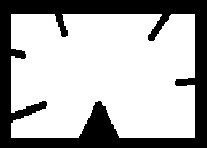
#> input picture 03-Binary Image Processing/images/approx.jpg, 207 x 148 px
$ jupyter execute 12-ApproxPolyDP.ipynb
#> lines starting #> are read from the running program, lines starting #| are printed output that depends on the picture; after the words box and inside, x2 and y2 are one past the last pixel; in counts of white or black regions, pixels touching at a corner belong together
## 1- Importing Libraries

[cell 1]
import cv2
import numpy as np
import matplotlib.pyplot as plt

## 2- Contour Perimeter
`perimeter = cv2.arcLength(cnt,True)`

[cell 2]
image = cv2.imread('images/approx.jpg')
#> image is the input picture: shape (148, 207, 3); min 0, max 255, mean 175.3
gray = cv2.cvtColor(image, cv2.COLOR_BGR2GRAY)

ret,thresh = cv2.threshold(gray,127,255,0)
#> thresh: shape (148, 207); 68.7% white; 1 black region
contours,hierarchy = cv2.findContours(thresh, 1, 2)
#> contours = 1 contour; box (x1, y1, x2, y2) and area: (11, 14, 195, 138) 20612

#1st contour
cnt = contours[0]
#> cnt = contour of 210 points, box (x1, y1, x2, y2) (11, 14, 195, 138), area 20612
perimeter = cv2.arcLength(cnt,True)
#> perimeter = 938.5

first_output = image.copy()
epsilon = 0.1*cv2.arcLength(cnt,True)
#> epsilon = 93.85
approx = cv2.approxPolyDP(cnt,epsilon,True)
#> approx = [[11, 14], [11, 137], [194, 137], [194, 14]]
cv2.drawContours(first_output, [approx], 0, (0,255,0), 2)
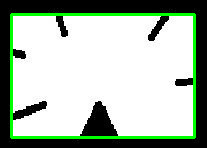
#> first_output: shape (148, 207, 3); 5.98% of pixels changed, all inside (x1, y1, x2, y2) = (10, 13, 196, 139)

second_output = image.copy()
epsilon = 0.01*cv2.arcLength(cnt,True)
#> epsilon = 9.38
approx = cv2.approxPolyDP(cnt,epsilon,True)
#> approx = contour of 22 points, box (x1, y1, x2, y2) (11, 14, 195, 138), area 21204
cv2.drawContours(second_output, [approx], 0, (0,255,0), 2)
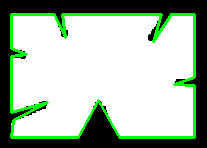
#> second_output: shape (148, 207, 3); 8.01% of pixels changed, all inside (x1, y1, x2, y2) = (10, 13, 196, 139)


plt.figure(figsize=[14,8])

plt.subplot(131);plt.imshow(image[...,::-1]);plt.title("Original")
plt.subplot(132);plt.imshow(first_output[...,::-1]);plt.title("epsilon = 1%")
plt.subplot(133);plt.imshow(second_output[...,::-1]);plt.title("epsilon = 10%")
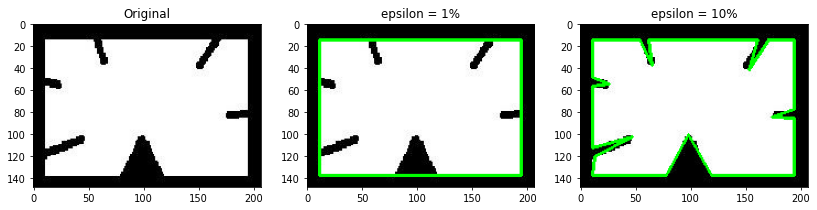
#> figure drawn by matplotlib, 3 panels

## 3- Detectiong Shapes

[cell 3]
image = cv2.imread('images/shapes2.png')
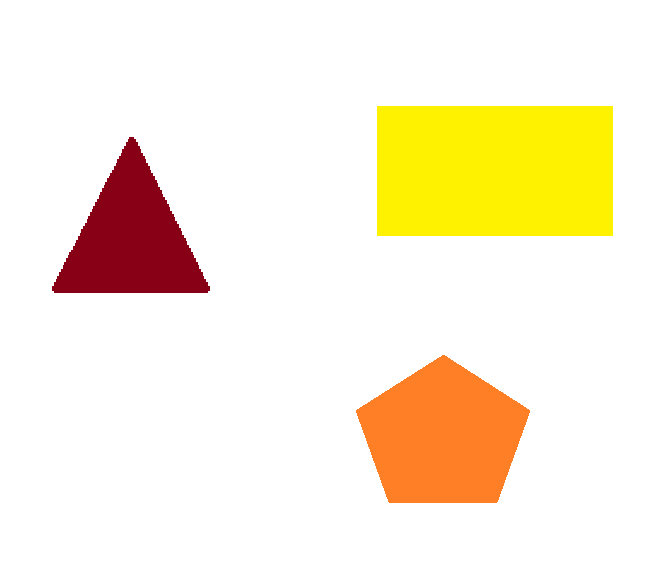
#> input picture 03-Binary Image Processing/images/shapes2.png, 672 x 562 px
#> image is the input picture: shape (562, 672, 3); mean B, G, R 215.9, 239, 250.9
gray = cv2.cvtColor(image, cv2.COLOR_BGR2GRAY)
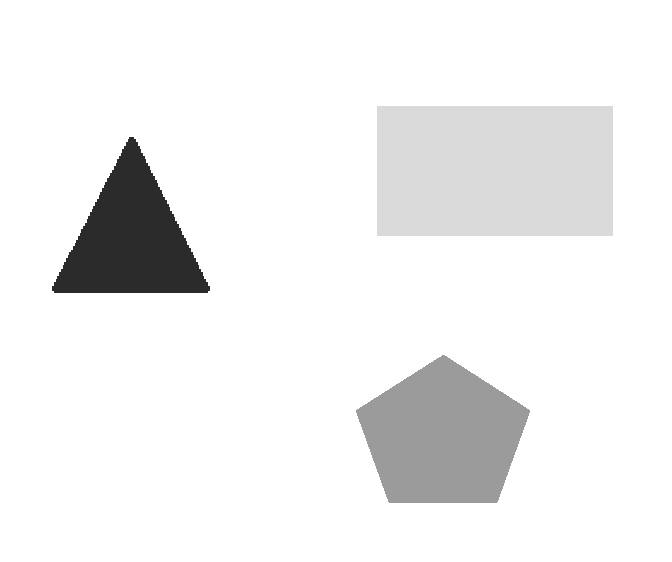
#> gray: shape (562, 672); min 43, max 255, mean 239.9

_, binary_image = cv2.threshold(gray, 245, 255, cv2.THRESH_BINARY_INV)
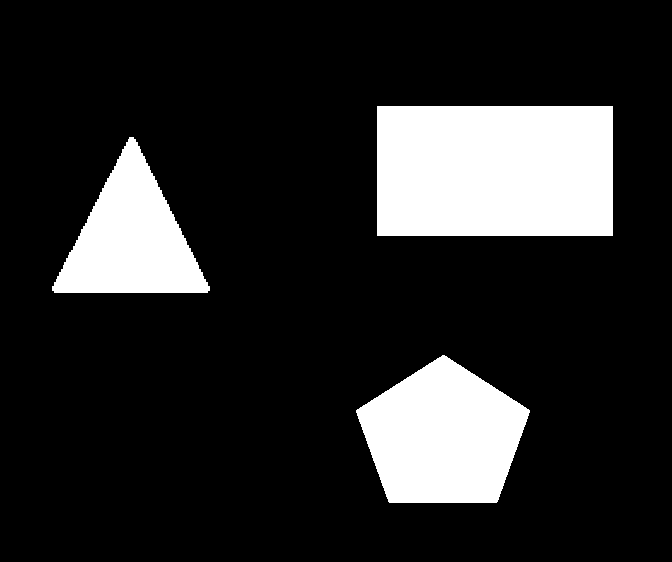
#> binary_image: shape (562, 672); 16.4% white; 3 white regions
imagecontours, _ = cv2.findContours(binary_image, cv2.RETR_TREE, cv2.CHAIN_APPROX_SIMPLE)
#> imagecontours = 3 contours; box (x1, y1, x2, y2) and area: (377, 106, 613, 236) 30315, (356, 355, 530, 503) 17775, (52, 137, 210, 293) 12794

#for each of the contours detected, the shape of the contours is approximated using approxPolyDP() function and the contours are drawn in the image using drawContours() function
for c in imagecontours:
    epsilon = 0.01 * cv2.arcLength(c, True)
    approximations = cv2.approxPolyDP(c, epsilon, True)
    cv2.drawContours(image, [approximations], 0, (0), 3)

    #the name of the detected shapes are written on the image
    i, j = approximations[0][0]

    if len(approximations) == 3:
        cv2.putText(image, "Triangle", (i, j), cv2.FONT_HERSHEY_COMPLEX, 1, 0, 2)
    elif len(approximations) == 4:
        cv2.putText(image, "Rectangle", (i, j), cv2.FONT_HERSHEY_COMPLEX, 1, 0, 2)
    elif len(approximations) == 5:
        cv2.putText(image, "Pentagon", (i, j), cv2.FONT_HERSHEY_COMPLEX, 1, 0, 2)
    elif 6 < len(approximations) < 15:
        cv2.putText(image, "Ellipse", (i, j), cv2.FONT_HERSHEY_COMPLEX, 1, 0, 2)
    else:
        cv2.putText(image, "Circle", (i, j), cv2.FONT_HERSHEY_COMPLEX, 1, 0, 2)
#> this loop made 3 passes
#> (epsilon, approximations, i, j) on passes 2 to 3: (5.71, [[129, 137], [52, 290], [207, 292]], 129, 137), (7.28, [[377, 106], [377, 235], [612, 235], [612, 106]], 377, 106)
#> (epsilon, i, j) on pass 1: (5.37, 356, 410)
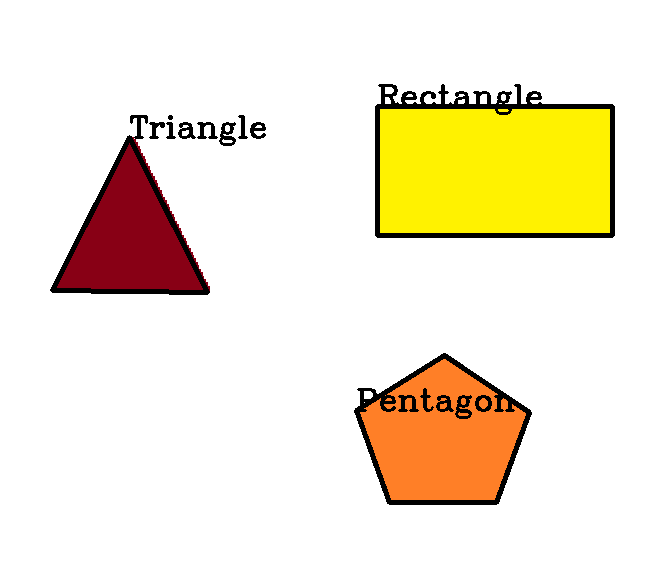
#> image: shape (562, 672, 3); 3.29% of pixels changed, all inside (x1, y1, x2, y2) = (50, 84, 615, 505)

plt.imshow(image[...,::-1])

[cell 4]
# Load image and keep a copy
image = cv2.imread('images/sketch.png')
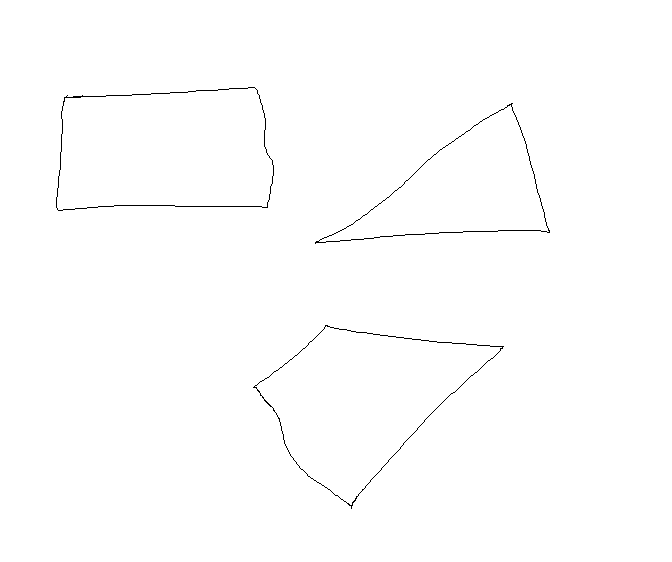
#> input picture 03-Binary Image Processing/images/sketch.png, 672 x 562 px
#> image is the input picture: shape (562, 672, 3); 99.5% white; black in thin lines or dots, all inside (x1, y1, x2, y2) = (56, 87, 550, 509)

# Grayscale and binarize
gray = cv2.cvtColor(image, cv2.COLOR_BGR2GRAY)
ret, thresh = cv2.threshold(gray, 127, 255, cv2.THRESH_BINARY_INV)

# Find contours
contours, hierarchy = cv2.findContours(thresh.copy(), cv2.RETR_LIST, cv2.CHAIN_APPROX_NONE)
#> contours = 6 contours; box (x1, y1, x2, y2) and area: (56, 87, 274, 211) 23471, (56, 87, 274, 211) 23459, (253, 325, 504, 509) 22670, (254, 325, 503, 506) 22645, (315, 103, 550, 244) 14466, (318, 104, 550, 243) 14458
copy = image.copy()


# Iterate through each contour and compute the approx contour
for c in contours:
    # Calculate accuracy as a percent of the contour perimeter
    accuracy = 0.03 * cv2.arcLength(c, True)
    approx = cv2.approxPolyDP(c, accuracy, True)
    cv2.drawContours(copy, [approx], 0, (0, 255, 0), 2)
#> this loop made 6 passes
#> (accuracy, approx) on passes 1 to 6: (20.34, [[501, 346], [351, 505], [254, 386], [326, 325]]), (20.62, [[503, 346], [325, 325], [253, 387], [351, 508]]), (18.9, [[511, 105], [548, 232], [318, 241]]), (19.26, [[512, 103], [315, 243], [549, 232]]), (19.62, [[257, 90], [266, 207], [57, 209], [65, 97]]), (19.79, [[257, 90], [67, 95], [57, 209], [267, 207]])
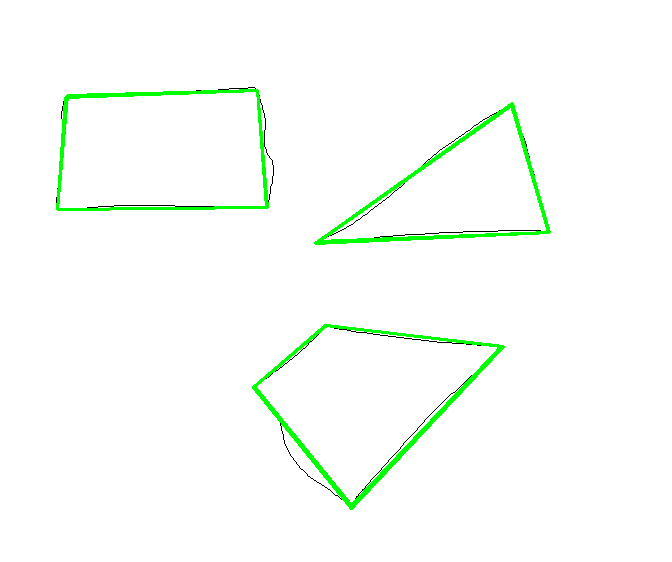
#> copy: shape (562, 672, 3); 1.94% of pixels changed, all inside (x1, y1, x2, y2) = (56, 89, 551, 510)

plt.figure(figsize=[14,8])
plt.subplot(121);plt.imshow(image[...,::-1]);plt.title("Original")
plt.subplot(122);plt.imshow(copy, cmap='gray');plt.title("approx image")
